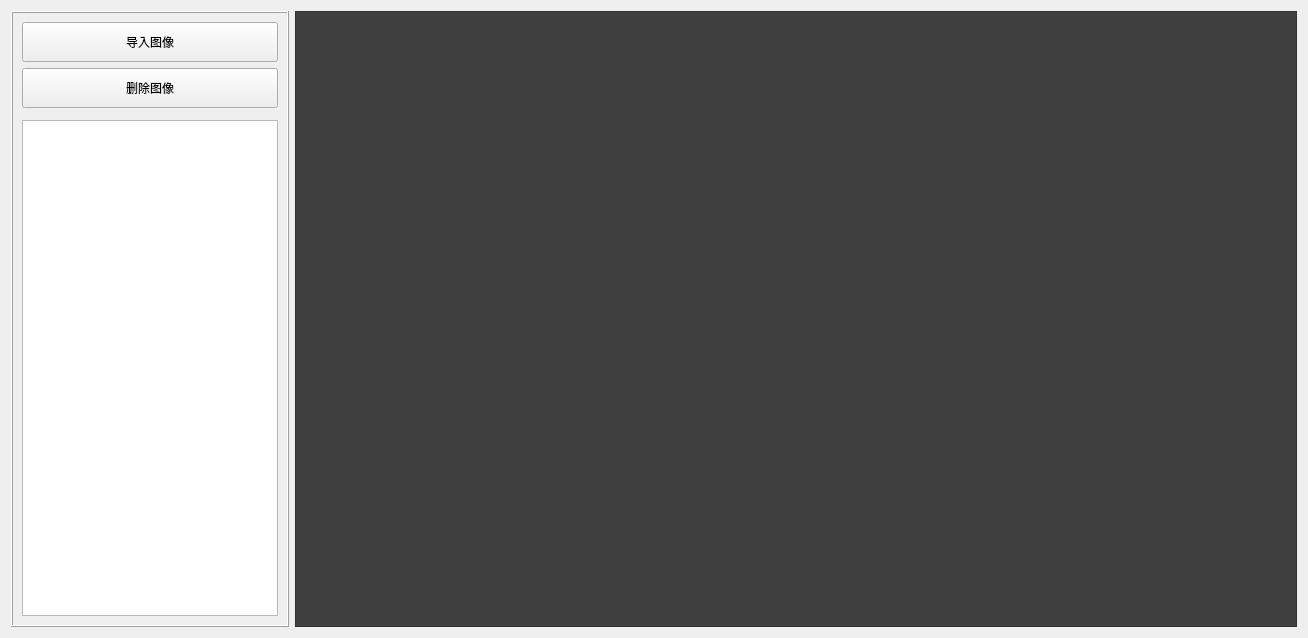
<?xml version="1.0" encoding="UTF-8"?>
<ui version="4.0">
 <class>Form</class>
 <widget class="QWidget" name="Form">
  <property name="geometry">
   <rect>
    <x>0</x>
    <y>0</y>
    <width>1308</width>
    <height>638</height>
   </rect>
  </property>
  <property name="windowTitle">
   <string>Form</string>
  </property>
  <layout class="QHBoxLayout" name="horizontalLayout">
   <item>
    <widget class="QFrame" name="frame_2">
     <property name="frameShape">
      <enum>QFrame::Shape::Box</enum>
     </property>
     <property name="frameShadow">
      <enum>QFrame::Shadow::Raised</enum>
     </property>
     <layout class="QVBoxLayout" name="verticalLayout">
      <item>
       <widget class="QPushButton" name="importImgBtn">
        <property name="minimumSize">
         <size>
          <width>200</width>
          <height>40</height>
         </size>
        </property>
        <property name="text">
         <string>导入图像</string>
        </property>
       </widget>
      </item>
      <item>
       <widget class="QPushButton" name="delImgBtn">
        <property name="minimumSize">
         <size>
          <width>200</width>
          <height>40</height>
         </size>
        </property>
        <property name="text">
         <string>删除图像</string>
        </property>
       </widget>
      </item>
      <item>
       <widget class="QFrame" name="pjtInfoFrame">
        <property name="frameShape">
         <enum>QFrame::Shape::StyledPanel</enum>
        </property>
        <property name="frameShadow">
         <enum>QFrame::Shadow::Raised</enum>
        </property>
       </widget>
      </item>
      <item>
       <widget class="QTreeWidget" name="treeWidget">
        <property name="sizePolicy">
         <sizepolicy hsizetype="Fixed" vsizetype="Expanding">
          <horstretch>0</horstretch>
          <verstretch>0</verstretch>
         </sizepolicy>
        </property>
        <property name="headerHidden">
         <bool>true</bool>
        </property>
        <column>
         <property name="text">
          <string notr="true">1</string>
         </property>
        </column>
       </widget>
      </item>
     </layout>
    </widget>
   </item>
   <item>
    <widget class="QScrollArea" name="imgScrollArea">
     <property name="sizePolicy">
      <sizepolicy hsizetype="Expanding" vsizetype="Expanding">
       <horstretch>0</horstretch>
       <verstretch>0</verstretch>
      </sizepolicy>
     </property>
     <property name="minimumSize">
      <size>
       <width>1000</width>
       <height>0</height>
      </size>
     </property>
     <property name="maximumSize">
      <size>
       <width>16777215</width>
       <height>16777212</height>
      </size>
     </property>
     <property name="styleSheet">
      <string notr="true">background-color: rgb(64, 64, 64);</string>
     </property>
     <property name="horizontalScrollBarPolicy">
      <enum>Qt::ScrollBarPolicy::ScrollBarAlwaysOff</enum>
     </property>
     <property name="widgetResizable">
      <bool>true</bool>
     </property>
     <property name="alignment">
      <set>Qt::AlignmentFlag::AlignLeading|Qt::AlignmentFlag::AlignLeft|Qt::AlignmentFlag::AlignTop</set>
     </property>
     <widget class="QWidget" name="scrollAreaWidgetContents_2">
      <property name="geometry">
       <rect>
        <x>0</x>
        <y>0</y>
        <width>1004</width>
        <height>618</height>
       </rect>
      </property>
      <property name="minimumSize">
       <size>
        <width>1000</width>
        <height>0</height>
       </size>
      </property>
     </widget>
    </widget>
   </item>
  </layout>
 </widget>
 <resources/>
 <connections/>
</ui>
